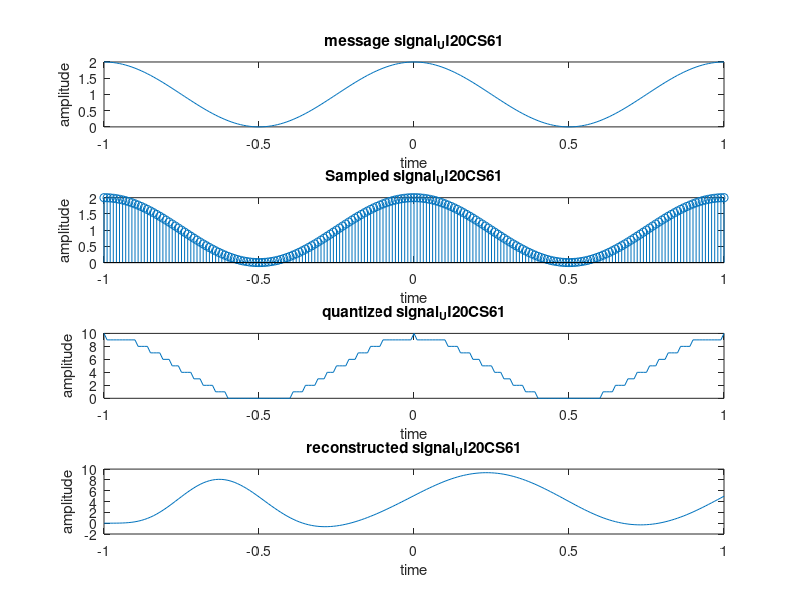

This figure's MATLAB source:
clc;
close all;
pkg load signal;
pkg load communications;
t=[-1:0.01:1];
Ac=1,Am=1,fm=1,fc=10;
B=5,fs=50*fc;
freqdev = B*fm;
ms= Am*cos(2*pi*fm*t)+1;
subplot(4,1,1);
plot(t,ms);
xlabel('time');
ylabel('amplitude');
title('message signal_UI20CS61');

subplot(4,1,2);
stem(t,ms);
xlabel('time');
ylabel('amplitude');
title('Sampled signal_UI20CS61');

y=floor(ms/0.2);
subplot(4,1,3);
plot(t,y) ;
xlabel('time');
ylabel('amplitude');
title('quantized signal_UI20CS61');

z=dec2bin(y);
disp(z);
v=bin2dec(z);
disp(v);

w=filter(1,1,v);
[B,A] = butter(5,1/22,'low');
F = filter(B,A,w);
subplot(4,1,4);
plot(t,F);
xlabel('time');
ylabel('amplitude');
title('reconstructed signal_UI20CS61');